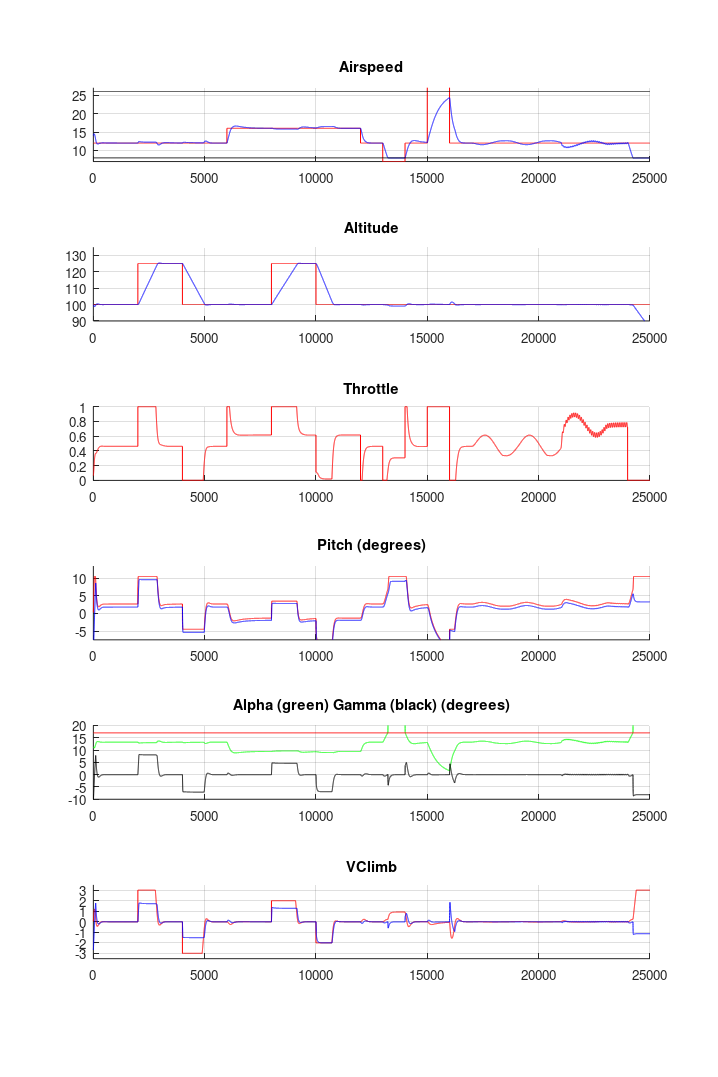

Here is the MATLAB script that generated this plot:
clear
clc
close all



dt = 1/60;
simsteps = 25000;

timespan=0:1/60:100;

t = 0;
airspeed = 14;
acceleration = 0;
vclimb = 0;
altitude = 100;
pitch = 0;
alpha = 0;
pitch_sp = 0.2;
throttle = 0.5;
power = 0.25;
elevator = 0;


% Altitude command
altitude_sp  = ones(1,simsteps).* 100;
% Airspeed command
airspeed_sp  = ones(1,simsteps).* 12;

% slow climb + descend
altitude_sp(1,2000:4000) = 125;
% fast climb + descend
airspeed_sp(1,6000:12000) = 16;
altitude_sp(1,8000:10000) = 125;
% too low airspeed
airspeed_sp(1,13000:14000) = 7;
% too high airspeed
airspeed_sp(1,15000:16000) = 30;
% throttle kill batlow
battery_good = ones(1,simsteps);
battery_good(1,24000:25000) = 0;
% Roll perturbation
roll_perturbation = zeros(1,simsteps);
% roll oscillation: e.g. poor nav
roll_perturbation(1,21000:24000) = abs(sin((21000:24000)./170 .* 6.28));
% Headwind changes by making turns
% -to keep a constant airspeed, a kinematic acceleration is needed
% -or with constant kinetic energy, a change in airspeed is seen
wind = zeros(1,simsteps);
% 60Hz 70m circle 11m/s 410m = ca 2000 samples
wind(1, 17000:23000) = sin((17000:23000)./2000 .* 6.28) .* 5;
% derivative of sin is cos so we might also just turn the wind 90deg
headwind_induced_kinematic_acceleration = wind .* 0.10;




%%%%%%%%%%%%%%%%%%%%%%%%%%%%%%%%%%%%%%%%%%
% Save states for plotting
X = zeros(simsteps,15);
extra1 = 0;
extra2 = 0;

% Very ultra-sofisticated Aircraft Model
Vmax    = 26;   % Level flight full power
Vmin    = 8;    % Stall
Mass    = 1.0;

% Controller States
pitch_cumsum = 0;
airspeed_cumsum = 0;

% RLS
rls_p = 3;
rls_delta = 0;
rls_x = zeros(rls_p+1, 1);
rls_w = zeros(rls_p+1, 1);
rls_P = eye(rls_p+1) .* rls_delta;


for i=1:simsteps
    
    %%%%%%%%%%%%%%%%%%%%%%%%%%%%%%%%%%%%%%%%%%%%%%%%%%%%%%
    % Simplified A/C long dynamics with stall and energy
    %%%%%%%%%%%%%%%%%%%%%%%%%%%%%%%%%%%%%%%%%%%%%%%%%%%%%%
    % Pitch loop without integrators
    pitch_neutral = 0.2;
    elevator = (pitch_neutral + pitch_sp - pitch) * 15;
    if (elevator > 0.4)
        elevator = 0.4;
    elseif (elevator < -0.2)
        elevator = -0.2;
    end
    % Follow elevator but also align with the flow
    pitch = pitch + elevator * dt - alpha * dt; 
    % Angle of attack from 0 deg at vmax to 17 deg stall at vmin
    if airspeed > Vmax
        alpha = 0;
        LoverD = 6;
    elseif airspeed < Vmin
        % from Vmin downto 0.95 Vmin ... increase alpha from 17 to 45 deg 
        lin = (Vmin-airspeed) / (0.05*Vmin);
        if (lin > 1)
            lin = 1;
        end
        alpha = (17 + (60-17) * lin) / 57; % complete stall
        LoverD = 8 - 7 * lin;
    else
        alpha = (Vmax - airspeed) / (Vmax-Vmin) * 17.0 / 57;
        LoverD = 8;
    end
    % Path angle
    gamma = pitch - alpha;
    vclimb = sin(gamma) * airspeed;
    altitude = altitude + vclimb * dt;
    % Using the pitch angle...
    P_climb = vclimb * Mass;
    % Lift over Drag
    P_drag = airspeed / (LoverD / (1+roll_perturbation(i))) * Mass;
    % Motor Energy
    power_sp = throttle ^ 2;
    power = power + (power_sp - power) * 0.1;
    % Full throttle = same energy as vmax glide
    P_motor = (Vmax / LoverD) * sqrt(power) * Mass;
    % Total energy
    P_tot = P_motor - P_drag - P_climb;

    acceleration = P_tot / Mass + headwind_induced_kinematic_acceleration(i);
    airspeed = airspeed + (acceleration * dt);
    
    if (airspeed < Vmin/2)
        airspeed = Vmin/2;
    end
    if (altitude < 0)
        altitude = 0;
    end
    
    
    controller = 4;


    
    %%%%%%%%%%%%%%%%%%%%%%%%%
    % Run Control 1: Standard no-airspeed
    
    if controller == 1
        Throttle_min = 0.0;
        Throttle_max = 1.;
        
        Pitch_min = -30/57;
        Pitch_max = 45/57;

        VClimb_max = 3;
        

        % Traditional with integrators:

        vclimb_sp = (altitude_sp(i) - altitude);
        if (vclimb_sp > VClimb_max)
            vclimb_sp = VClimb_max;
        elseif (vclimb_sp < -VClimb_max)
            vclimb_sp = -VClimb_max;
        end
        % throttle increment only....
        throttle = 0.65 + vclimb_sp * 0.9;
        if (throttle > Throttle_max)
            throttle = Throttle_max;
        elseif (throttle < Throttle_min)
            throttle = Throttle_min;
        end
        % pitch of vz
        pitch_sp = 0.025 +  vclimb_sp * 0.05;
        if (pitch_sp > Pitch_max)
            pitch_sp = Pitch_max;
        elseif (pitch_sp < Pitch_min)
            pitch_sp = Pitch_min;
        end 

    %%%%%%%%%%%%%%%%%%%%%%%%%
    % Run Control 2-3: Old Airspeed Loops
    % 2: with saturated integrator as most people used
    % 3: with active integrator
    
    elseif (controller == 2) || (controller == 3)
        Throttle_min = 0.0;
        Throttle_max = 1;
        
        Pitch_min = -6/57;
        Pitch_max = 15/57;

        VClimb_max = 1.0;
        
        

        % Traditional with integrators:

        vclimb_sp = (altitude_sp(i) - altitude);
        if (vclimb_sp > VClimb_max)
            vclimb_sp = VClimb_max;
        elseif (vclimb_sp < -VClimb_max)
            vclimb_sp = -VClimb_max;
        end
        % I-gain
        pitch_cumsum = pitch_cumsum + (vclimb_sp - vclimb) * 0.0015;
        if (pitch_cumsum > Pitch_max)
            pitch_cumsum = Pitch_max;
        elseif (pitch_cumsum < Pitch_min)
            pitch_cumsum = Pitch_min;
        end 
        % P-gain
        pitch_sp = pitch_cumsum +  vclimb_sp * 0.025;
        if (pitch_sp > Pitch_max)
            pitch_sp = Pitch_max;
        elseif (pitch_sp < Pitch_min)
            pitch_sp = Pitch_min;
        end 

        err_airspeed = airspeed_sp(i) - airspeed;
        if (controller == 2)
            airspeed_cumsum = 0.45;
        else
            airspeed_cumsum = airspeed_cumsum + err_airspeed * 0.001;
        end
        if (airspeed_cumsum > Throttle_max)
            airspeed_cumsum = Throttle_max;
        elseif (airspeed_cumsum < Throttle_min)
            airspeed_cumsum = Throttle_min;
        end
        throttle = airspeed_cumsum + err_airspeed * 0.2;
        if (throttle > Throttle_max)
            throttle = Throttle_max;
        elseif (throttle < Throttle_min)
            throttle = Throttle_min;
        end
    
    %%%%%%%%%%%%%%%%%%%%%%%%%
    % Run Control 4: Feed Forward Gains to climb/accelerate Tcr+Tcl
    
    elseif controller == 4
        Throttle_min = 0.0;
        Throttle_max = 1;
        
        Pitch_min = -12/57;
        Pitch_max = 25/57;

        if (airspeed_sp(i) <= 12)
            VClimb_max = 3;
            Pitch_max = 10.5/57;
            Pitch_min = -4.5/57;
        else
            VClimb_max = 2;
            Pitch_max = 3.5/57;
            Pitch_min = -11/57;
        end
        
        % Climb feed forward gain per m/s
        Tcl = 0.25;
        % Cruise feed forward gain per m/s
        Tcr = 1/26;

        % Traditional with integrators:

        vclimb_sp = (altitude_sp(i) - altitude);
        if (vclimb_sp > VClimb_max)
            vclimb_sp = VClimb_max;
        elseif (vclimb_sp < -VClimb_max)
            vclimb_sp = -VClimb_max;
        end
        % I-gain
        pitch_cumsum = pitch_cumsum + (vclimb_sp - vclimb) * 0.0015;
        if (pitch_cumsum > Pitch_max)
            pitch_cumsum = Pitch_max;
        elseif (pitch_cumsum < Pitch_min)
            pitch_cumsum = Pitch_min;
        end 
        % P-gain
        pitch_sp = pitch_cumsum +  vclimb_sp * 0.025;
        if (pitch_sp > Pitch_max)
            pitch_sp = Pitch_max;
        elseif (pitch_sp < Pitch_min)
            pitch_sp = Pitch_min;
        end 

        err_airspeed = airspeed_sp(i) - airspeed;
        airspeed_cumsum = airspeed_cumsum + err_airspeed * 0.0005;
        if (airspeed_cumsum > Throttle_max)
            airspeed_cumsum = Throttle_max;
        elseif (airspeed_cumsum < Throttle_min)
            airspeed_cumsum = Throttle_min;
        end
        throttle = airspeed_cumsum + err_airspeed * 0.2 + Tcr * airspeed_sp(i) + Tcl * vclimb_sp;
        if (throttle > Throttle_max)
            throttle = Throttle_max;
        elseif (throttle < Throttle_min)
            throttle = Throttle_min;
        end
    
    %%%%%%%%%%%%%%%%%%%%%%%%%
    % Run Control 5: Feed Forward Gains to climb/accelerate Tcr+Tcl
    
    elseif controller == 5
        Throttle_min = 0.0;
        Throttle_max = 1;
        
        Pitch_min = -6/57;
        Pitch_max = 15/57;

        VClimb_max = 1.0;
        
        if (i==1)
            % Climb feed forward gain per m/s
            Tcl = 0.25;
            % Cruise feed forward gain per m/s
            Tcr = 1/2000;
        end

        % Traditional with integrators:

        vclimb_sp = (altitude_sp(i) - altitude);
        if (vclimb_sp > VClimb_max)
            vclimb_sp = VClimb_max;
        elseif (vclimb_sp < -VClimb_max)
            vclimb_sp = -VClimb_max;
        end
        % I-gain
        pitch_cumsum = pitch_cumsum + (vclimb_sp - vclimb) * 0.0015;
        if (pitch_cumsum > Pitch_max)
            pitch_cumsum = Pitch_max;
        elseif (pitch_cumsum < Pitch_min)
            pitch_cumsum = Pitch_min;
        end 
        % P-gain
        pitch_sp = pitch_cumsum +  vclimb_sp * 0.025;
        if (pitch_sp > Pitch_max)
            pitch_sp = Pitch_max;
        elseif (pitch_sp < Pitch_min)
            pitch_sp = Pitch_min;
        end 

        err_airspeed = airspeed_sp(i) - airspeed;
        if (abs(vclimb_sp) > 0.5)        
            %Tcl = Tcl + err_airspeed/airspeed_sp(i) * 0.05 * 0.01;
            Tcr = Tcr + err_airspeed/airspeed_sp(i) * 0.05 * 0.001;
        else
            %Tcl = Tcl + err_airspeed/airspeed_sp(i) * 0.05 * 0.001;
            Tcr = Tcr + err_airspeed/airspeed_sp(i) * 0.05 * 0.01;
        end
        throttle = err_airspeed * 0.2 + Tcr * airspeed_sp(i) + Tcl * vclimb_sp;
        if (throttle > Throttle_max)
            throttle = Throttle_max;
        elseif (throttle < Throttle_min)
            throttle = Throttle_min;
        end
    
        extra1 = Tcr;
    end
    
    % Autopilot actions
    if battery_good(i) == 0
        throttle = 0;
    end
    
    % Save For plotting
    X(i,:) = [  airspeed_sp(i) airspeed altitude_sp(i) altitude  throttle power pitch_sp (pitch-pitch_neutral) alpha gamma elevator vclimb_sp vclimb extra1 extra2]; 
    
end



figure
subplot(6,1,1)
hold on
plot(airspeed_sp,'r');
plot(X(:,2),'b');
plot(ones(simsteps,1)*Vmin,'k');
plot(ones(simsteps,1)*Vmax,'k');
title('Airspeed')
axis([0 simsteps Vmin-1 Vmax+1]);
grid

subplot(6,1,2)
hold on
plot(altitude_sp,'r');
plot(X(:,4),'b');
title('Altitude')
axis([0 simsteps (min(altitude_sp) - 10) (max(altitude_sp)+10)]);
grid

subplot(6,1,3)
hold on
plot(X(:,5),'r');
title('Throttle')
axis([0 simsteps 0 1]);
grid


subplot(6,1,4)
hold on
plot(X(:,7)*57,'r');
plot(X(:,8)*57,'b');
title('Pitch (degrees)')
axis([0 simsteps (Pitch_min*57-3) (Pitch_max*57 + 3)]);
grid

subplot(6,1,5)
hold on
plot(X(:,9)*57,'g');
plot(ones(simsteps,1)*17,'r');
plot(X(:,10)*57,'k');
axis([0 simsteps -10 20]);
title('Alpha (green) Gamma (black) (degrees)')
%legend('1','2')
grid

subplot(6,1,6)
hold on
plot(X(:,12),'r');
plot(X(:,13),'b');
title('VClimb')
axis([0 simsteps (-VClimb_max -0.5) (VClimb_max + 0.5)]);
grid

set(gcf,'PaperUnits','centimeter')
set(gcf,'PaperSize',[21 30.5])
set(gcf,'PaperPosition',[1 1 19 28.5])
print(gcf,'-depsc2', ['results_' num2str(controller)]);
%print(gcf,'-djpeg', ['results_' num2str(controller)]);


